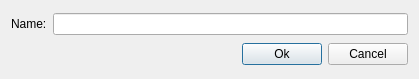
<?xml version="1.0" encoding="UTF-8"?>
<ui version="4.0">
 <class>EditName</class>
 <widget class="QDialog" name="EditName">
  <property name="geometry">
   <rect>
    <x>0</x>
    <y>0</y>
    <width>419</width>
    <height>79</height>
   </rect>
  </property>
  <property name="windowTitle">
   <string>Dialog</string>
  </property>
  <layout class="QVBoxLayout" name="verticalLayout">
   <item>
    <layout class="QHBoxLayout" name="horizontalLayout">
     <item>
      <widget class="QLabel" name="label">
       <property name="text">
        <string>Name:</string>
       </property>
      </widget>
     </item>
     <item>
      <widget class="QLineEdit" name="nameEdit"/>
     </item>
    </layout>
   </item>
   <item>
    <layout class="QHBoxLayout" name="horizontalLayout_2">
     <item>
      <spacer name="horizontalSpacer">
       <property name="orientation">
        <enum>Qt::Horizontal</enum>
       </property>
       <property name="sizeHint" stdset="0">
        <size>
         <width>40</width>
         <height>20</height>
        </size>
       </property>
      </spacer>
     </item>
     <item>
      <widget class="QPushButton" name="okButton">
       <property name="text">
        <string>Ok</string>
       </property>
      </widget>
     </item>
     <item>
      <widget class="QPushButton" name="cancelButton">
       <property name="text">
        <string>Cancel</string>
       </property>
      </widget>
     </item>
    </layout>
   </item>
  </layout>
 </widget>
 <resources/>
 <connections/>
</ui>
